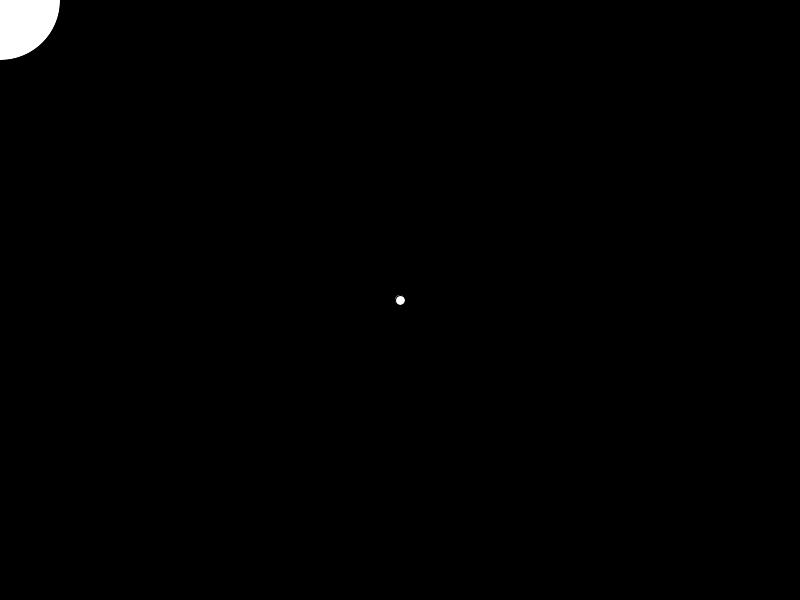
Frame 1 (no input)
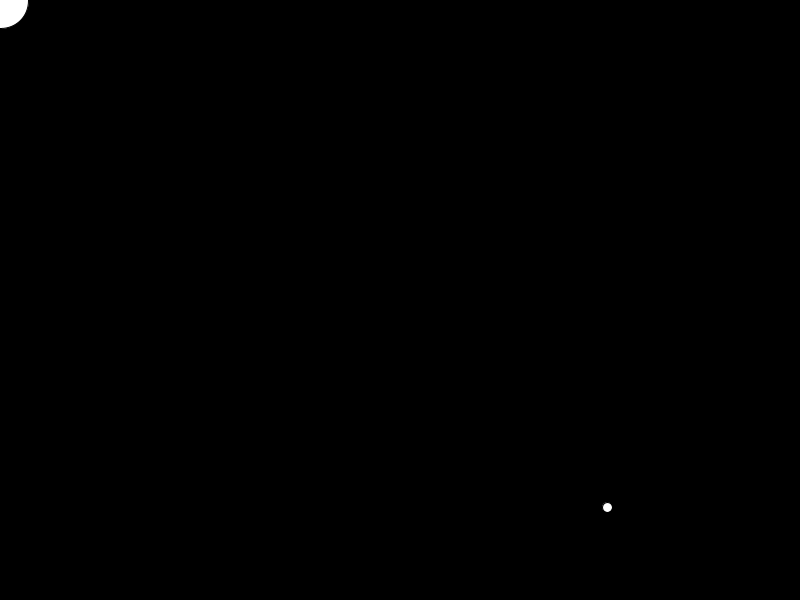
Frame 60 (the mouse pressed at the canvas centre just before this capture)
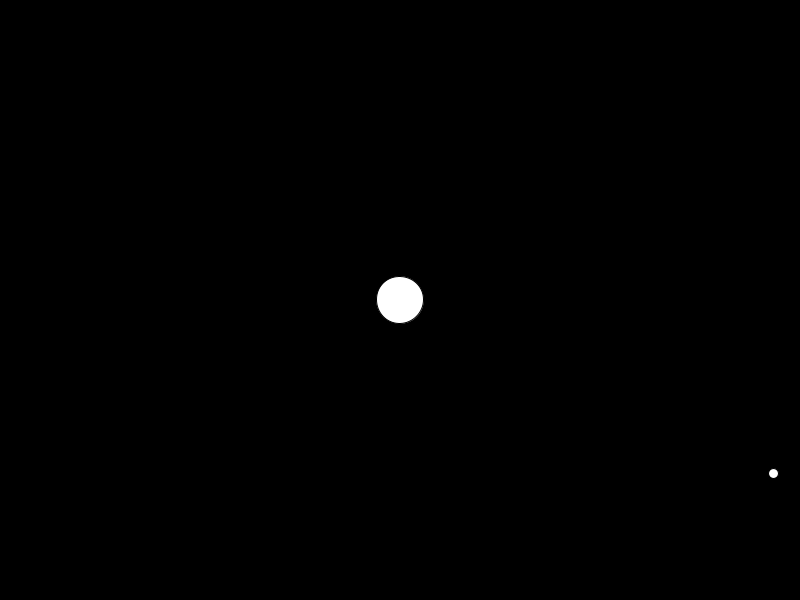
Frame 120 (the mouse held since frame 60 and released just before this capture)

The Processing sketch that drew these frames (run headless with seeded random() and noise(); from frame 60 on, the mouse is pressed at the canvas centre):

// Processing sketch: szamgraf_gy1
// ── szamgraf_gy1.pde
//size(800,600);
//background(0);
//background(255, 0, 0); //red
//fill(0, 255, 0);
//line(10,10,50,100);
//rect(200, 300, 100, 50);
//fill(0, 0, 255);
//ellipse(300, 400, 20, 20);
//fill(255, 0, 0);
//rect(200, 200, 200, 200);

//PVector vec1 = new PVector();
//vec1.x = 200;
//vec1.y = 300;
PVector vec1 = new PVector(100, 0);
PVector vec2 = new PVector(-2, 1);

//vec1.add(vec2);
//vec1.sub(vec2);

//vec1.mult(10);
//vec1.div(10);
//vec1.normalize(); // length => 1

//PVector added = vec1.add(vec2); //vec1 változik, az added csak referencia

//PVector added = vec1.copy().add(vec2); //
//PVector added = vec1.add(vec2).copy(); // nem ugyanaz
//added.x = -10;

//System.out.println(vec1);
//System.out.println(added);


PVector pos = new PVector(400, 300);
PVector vel = new PVector(1, 1);

float speed = 20;
int last_time;

void setup(){ //azt érdemes ide írni ami egyszer fut le
  size(800, 600);
  last_time = millis();
}

int radius = 10;
float mouse_radius = 10.0;
void draw() {
  update();
  background(0);
  ellipse (pos.x, pos.y, 10, radius);
  
  mouse_radius = 50 + 30 * sin(millis() / 200.0f);
  ellipse (mouseX, mouseY, 2*mouse_radius,  2*mouse_radius);
 
}

void update () {
  float delta_time = (millis() - last_time) / 100.0f;
  last_time = millis();
  pos.add(vel.copy().mult(delta_time * speed)); //v = s/t   //ha a copy nem lenne akkor folyamatosan gyorsulna
  //width; 
  //height;
  
  if(pos.y > height-radius){
    pos.y =  height-radius;
    vel.y *= -1;
    background(0);
  }
  
  if(pos.x > width-radius){
    pos.x= width-radius;
    vel.x *= -1;
    background(0);
  }
  
  if(pos.x < radius){
    pos.x = radius;
    vel.x *= -1;
    background(0);
  }
  
  if(pos.y < radius){
    pos.y = radius;
    vel.y *= -1;
    background(0);
  }
  
  //fill(255, 0, 0);

  //egérnek ütközés
  if((pos.x + radius < mouseX + mouse_radius) && (pos.x + radius > mouseX - mouse_radius)){
     vel.x *= -1;
  }
  
}


//mouseX
//mouseY
